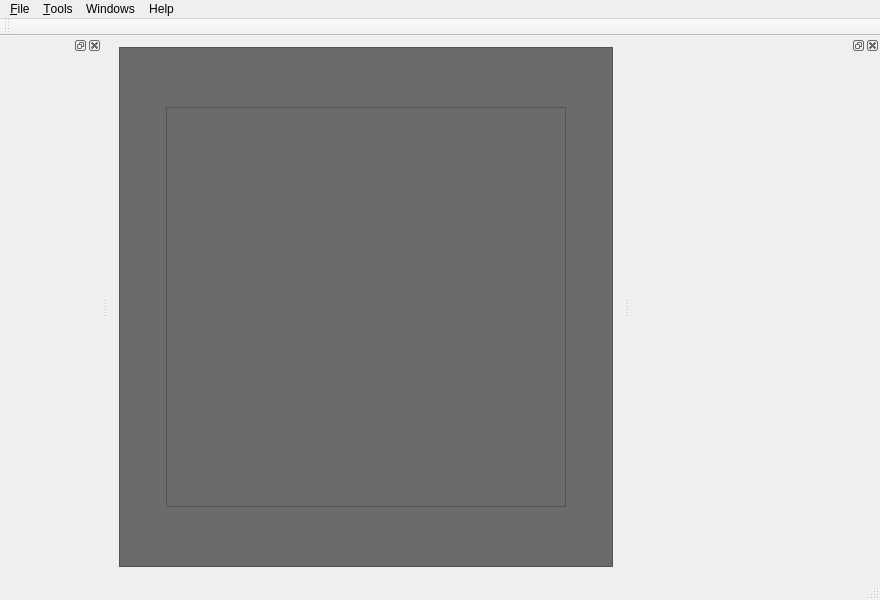
<?xml version="1.0" encoding="UTF-8"?>
<ui version="4.0">
 <class>MainWindow</class>
 <widget class="QMainWindow" name="MainWindow">
  <property name="geometry">
   <rect>
    <x>0</x>
    <y>0</y>
    <width>880</width>
    <height>600</height>
   </rect>
  </property>
  <property name="sizePolicy">
   <sizepolicy hsizetype="Minimum" vsizetype="Minimum">
    <horstretch>0</horstretch>
    <verstretch>0</verstretch>
   </sizepolicy>
  </property>
  <property name="minimumSize">
   <size>
    <width>700</width>
    <height>600</height>
   </size>
  </property>
  <property name="windowTitle">
   <string>HRWDraw (MMI und GUI-Programmierung WS 2015/16)</string>
  </property>
  <property name="windowIcon">
   <iconset resource="res.qrc">
    <normaloff>:/icons/icons/hrw_icon.png</normaloff>:/icons/icons/hrw_icon.png</iconset>
  </property>
  <property name="layoutDirection">
   <enum>Qt::LeftToRight</enum>
  </property>
  <widget class="QWidget" name="centralWidget">
   <layout class="QVBoxLayout" name="verticalLayout">
    <item>
     <widget class="QScrollArea" name="scrollArea">
      <property name="sizePolicy">
       <sizepolicy hsizetype="Preferred" vsizetype="Preferred">
        <horstretch>0</horstretch>
        <verstretch>0</verstretch>
       </sizepolicy>
      </property>
      <property name="minimumSize">
       <size>
        <width>200</width>
        <height>200</height>
       </size>
      </property>
      <property name="styleSheet">
       <string notr="true">background-color: rgb(107, 107, 107);</string>
      </property>
      <property name="widgetResizable">
       <bool>true</bool>
      </property>
      <property name="alignment">
       <set>Qt::AlignCenter</set>
      </property>
      <widget class="QWidget" name="scrollAreaWidgetContents">
       <property name="geometry">
        <rect>
         <x>0</x>
         <y>0</y>
         <width>510</width>
         <height>527</height>
        </rect>
       </property>
       <layout class="QHBoxLayout" name="horizontalLayout_2">
        <item>
         <widget class="QGraphicsView" name="graphicsView">
          <property name="sizePolicy">
           <sizepolicy hsizetype="Minimum" vsizetype="Minimum">
            <horstretch>5</horstretch>
            <verstretch>0</verstretch>
           </sizepolicy>
          </property>
          <property name="minimumSize">
           <size>
            <width>400</width>
            <height>400</height>
           </size>
          </property>
          <property name="maximumSize">
           <size>
            <width>400</width>
            <height>400</height>
           </size>
          </property>
          <property name="styleSheet">
           <string notr="true"/>
          </property>
          <property name="verticalScrollBarPolicy">
           <enum>Qt::ScrollBarAlwaysOff</enum>
          </property>
          <property name="horizontalScrollBarPolicy">
           <enum>Qt::ScrollBarAlwaysOff</enum>
          </property>
          <property name="sizeAdjustPolicy">
           <enum>QAbstractScrollArea::AdjustToContents</enum>
          </property>
          <property name="alignment">
           <set>Qt::AlignLeading|Qt::AlignLeft|Qt::AlignTop</set>
          </property>
         </widget>
        </item>
       </layout>
      </widget>
     </widget>
    </item>
   </layout>
  </widget>
  <widget class="QMenuBar" name="menuBar">
   <property name="geometry">
    <rect>
     <x>0</x>
     <y>0</y>
     <width>880</width>
     <height>21</height>
    </rect>
   </property>
   <widget class="QMenu" name="menuDatei">
    <property name="title">
     <string>&amp;File</string>
    </property>
    <addaction name="actionOpen"/>
    <addaction name="actionSave"/>
    <addaction name="actionExport_PNG"/>
   </widget>
   <widget class="QMenu" name="menuTools">
    <property name="title">
     <string>&amp;Tools</string>
    </property>
    <addaction name="actionSelect"/>
    <addaction name="actionRectangle"/>
    <addaction name="actionCircle"/>
   </widget>
   <widget class="QMenu" name="menuHilfe">
    <property name="title">
     <string>Help</string>
    </property>
    <addaction name="actionAbout"/>
   </widget>
   <widget class="QMenu" name="menuWindows">
    <property name="title">
     <string>Windows</string>
    </property>
    <addaction name="actionTools"/>
    <addaction name="actionProperties"/>
   </widget>
   <addaction name="menuDatei"/>
   <addaction name="menuTools"/>
   <addaction name="menuWindows"/>
   <addaction name="menuHilfe"/>
  </widget>
  <widget class="QToolBar" name="mainToolBar">
   <attribute name="toolBarArea">
    <enum>TopToolBarArea</enum>
   </attribute>
   <attribute name="toolBarBreak">
    <bool>false</bool>
   </attribute>
  </widget>
  <widget class="QStatusBar" name="statusBar"/>
  <widget class="QDockWidget" name="propertiesDock">
   <property name="minimumSize">
    <size>
     <width>250</width>
     <height>240</height>
    </size>
   </property>
   <property name="allowedAreas">
    <set>Qt::LeftDockWidgetArea|Qt::RightDockWidgetArea</set>
   </property>
   <attribute name="dockWidgetArea">
    <number>2</number>
   </attribute>
   <widget class="QWidget" name="dockWidgetContents">
    <layout class="QVBoxLayout" name="verticalLayout_2">
     <item>
      <widget class="PropertyWidget" name="propertyWidget" native="true">
       <property name="minimumSize">
        <size>
         <width>220</width>
         <height>200</height>
        </size>
       </property>
      </widget>
     </item>
    </layout>
   </widget>
  </widget>
  <widget class="QDockWidget" name="toolAndColorDock">
   <property name="allowedAreas">
    <set>Qt::LeftDockWidgetArea|Qt::RightDockWidgetArea</set>
   </property>
   <attribute name="dockWidgetArea">
    <number>1</number>
   </attribute>
   <widget class="QWidget" name="dockWidgetContents_2">
    <layout class="QVBoxLayout" name="verticalLayout_3">
     <item>
      <widget class="DrawingToolSelector" name="drawingToolSelector" native="true">
       <property name="sizePolicy">
        <sizepolicy hsizetype="Preferred" vsizetype="Preferred">
         <horstretch>0</horstretch>
         <verstretch>0</verstretch>
        </sizepolicy>
       </property>
       <property name="minimumSize">
        <size>
         <width>80</width>
         <height>200</height>
        </size>
       </property>
      </widget>
     </item>
     <item>
      <widget class="ColorSelector" name="colorSelector" native="true">
       <property name="minimumSize">
        <size>
         <width>50</width>
         <height>100</height>
        </size>
       </property>
       <property name="maximumSize">
        <size>
         <width>250</width>
         <height>250</height>
        </size>
       </property>
      </widget>
     </item>
     <item>
      <spacer name="verticalSpacer_2">
       <property name="orientation">
        <enum>Qt::Vertical</enum>
       </property>
       <property name="sizeHint" stdset="0">
        <size>
         <width>20</width>
         <height>0</height>
        </size>
       </property>
      </spacer>
     </item>
    </layout>
   </widget>
  </widget>
  <action name="actionOpen">
   <property name="text">
    <string>&amp;Open</string>
   </property>
   <property name="shortcut">
    <string>Ctrl+O</string>
   </property>
  </action>
  <action name="actionSave">
   <property name="text">
    <string>&amp;Save</string>
   </property>
   <property name="shortcut">
    <string>Ctrl+S</string>
   </property>
  </action>
  <action name="actionSelect">
   <property name="checkable">
    <bool>true</bool>
   </property>
   <property name="text">
    <string>&amp;Select</string>
   </property>
   <property name="shortcut">
    <string>S</string>
   </property>
  </action>
  <action name="actionRectangle">
   <property name="checkable">
    <bool>true</bool>
   </property>
   <property name="text">
    <string>&amp;Rectangle</string>
   </property>
   <property name="shortcut">
    <string>R</string>
   </property>
  </action>
  <action name="actionCircle">
   <property name="checkable">
    <bool>true</bool>
   </property>
   <property name="text">
    <string>&amp;Circle</string>
   </property>
   <property name="shortcut">
    <string>C</string>
   </property>
  </action>
  <action name="actionAbout">
   <property name="text">
    <string>About...</string>
   </property>
  </action>
  <action name="actionTools">
   <property name="checkable">
    <bool>true</bool>
   </property>
   <property name="text">
    <string>Tools</string>
   </property>
  </action>
  <action name="actionProperties">
   <property name="checkable">
    <bool>true</bool>
   </property>
   <property name="text">
    <string>Properties</string>
   </property>
  </action>
  <action name="actionExport_PNG">
   <property name="text">
    <string>Export PNG</string>
   </property>
  </action>
 </widget>
 <layoutdefault spacing="6" margin="11"/>
 <customwidgets>
  <customwidget>
   <class>DrawingToolSelector</class>
   <extends>QWidget</extends>
   <header>drawingtoolselector.h</header>
   <container>1</container>
  </customwidget>
  <customwidget>
   <class>ColorSelector</class>
   <extends>QWidget</extends>
   <header>colorselector.h</header>
   <container>1</container>
  </customwidget>
  <customwidget>
   <class>PropertyWidget</class>
   <extends>QWidget</extends>
   <header>propertywidget.h</header>
   <container>1</container>
  </customwidget>
 </customwidgets>
 <resources>
  <include location="res.qrc"/>
 </resources>
 <connections/>
</ui>
